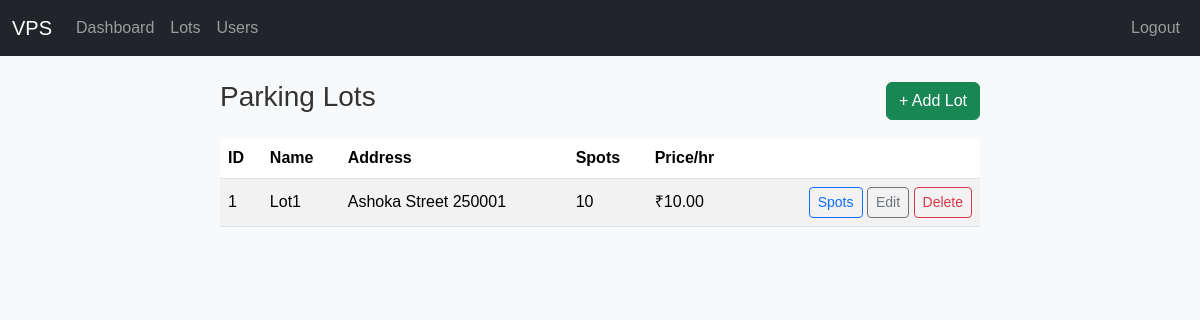
/admin/lots (signed in), run on an earlier commit of the app's database.
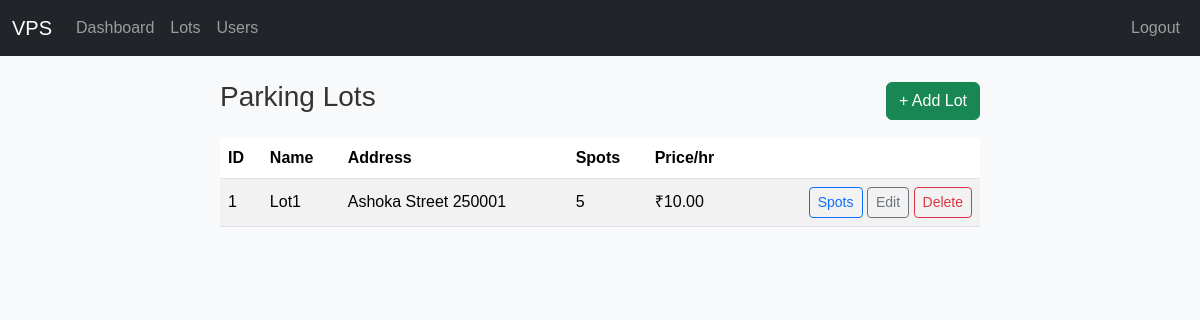
And on a later commit of the database.
### models/models.py (models this page shows, shortened)
class ParkingLot(Base):
    __tablename__ = "parking_lots"
    id = Column(Integer, primary_key=True)
    name = Column(String, nullable=False)
    address_line_1 = Column(String, nullable=False)
    address_line_2 = Column(String)
    address_line_3 = Column(String)
    pin_code = Column(String(10), nullable=False)
    price_per_hour = Column(Numeric(10, 2), nullable=False)
    number_of_spots = Column(Integer, nullable=False)
    spots = relationship(
        "ParkingSpot", back_populates="parking_lot", cascade="all, delete-orphan"
    )

### app.py (the view)
@app.route("/admin/lots")
@login_required
@role_required("admin")
def list_lots():
    with SessionLocal() as db:
        all_lots = db.query(ParkingLot).all()
        return render_template("admin/lots.html", lots=all_lots)

### app.py (called while the page is built)
def login_required(view_function):
    @wraps(view_function)
    def authentication_wrapper(*args, **kwargs):
        if "user_id" not in session:
            flash("Authentication required. Please log in to continue.")
            return redirect(url_for("login"))
        return view_function(*args, **kwargs)
    return authentication_wrapper

def role_required(required_role):
    def role_decorator(view_function):
        @wraps(view_function)
        def role_wrapper(*args, **kwargs):
            if session.get("role") != required_role:
                flash("Access denied. Insufficient privileges.")
                return redirect(url_for("login"))
            return view_function(*args, **kwargs)
        return role_wrapper
    return role_decorator

### templates/admin/lots.html (shortened to what this page needs)
{% extends 'base.html' %}
{% block content %}
<div class="d-flex flex-column flex-md-row justify-content-between align-items-center mb-3">
  <h3>Parking Lots</h3>
  <a class="btn btn-success mt-2 mt-md-0" href="{{ url_for('add_lot') }}">+ Add Lot</a>
</div>
<div class="table-responsive">
<table class="table table-striped align-middle">
  <thead>
    <tr>
      <th>ID</th><th>Name</th><th>Address</th><th>Spots</th>
      <th>Price/hr</th><th></th>
    </tr>
  </thead>
  <tbody>
  {% for lot in lots %}
    <tr>
      <td>{{ lot.id }}</td>
      <td>{{ lot.name }}</td>
      <td>{{ lot.address_line_1 }} {{ lot.pin_code }}</td>
      <td>{{ lot.number_of_spots }}</td>
      <td>₹{{ '%.2f'|format(lot.price_per_hour) }}</td>
      <td class="text-end">
        <a class="btn btn-sm btn-outline-primary"
           href="{{ url_for('lot_spots', lot_id=lot.id) }}">Spots</a>
        <a class="btn btn-sm btn-outline-secondary"
           href="{{ url_for('edit_lot', lot_id=lot.id) }}">Edit</a>
        <form class="d-inline" method="post"
              action="{{ url_for('delete_lot', lot_id=lot.id) }}"
              onsubmit="return confirm('Delete this lot?');">
          <button class="btn btn-sm btn-outline-danger">Delete</button>
        </form>
      </td>
    </tr>
  {% endfor %}
  </tbody>
</table>
</div>
{% endblock %}

What changed in the data, as far as the page shows it:
changed ParkingLot "Lot1": number_of_spots "10" → "5"
